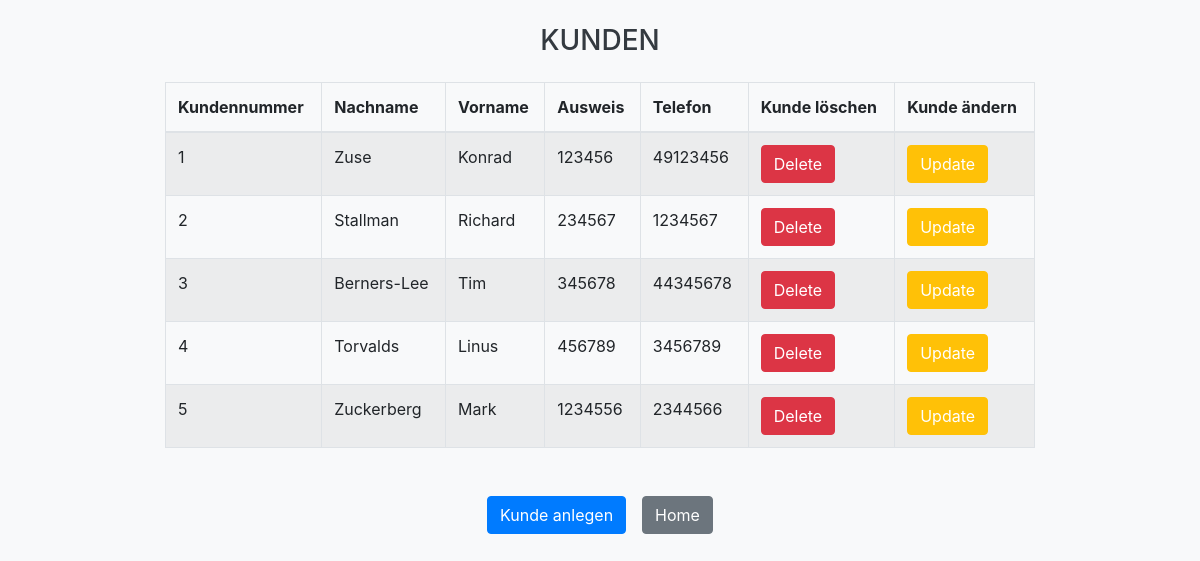
Page /customers/index.php on the committed database.
### tables this page shows
CREATE TABLE `kunden` (
  `id` int(11) NOT NULL,
  `nachname` varchar(50) DEFAULT NULL,
  `vorname` varchar(50) DEFAULT NULL,
  `ausweis` varchar(20) DEFAULT NULL,
  `telefon` varchar(30) DEFAULT NULL
);

### customers/index.php (the view, shortened to what this page needs)
<?php
require dirname(__DIR__) . '/connect/connect.php';
$stmt = $pdo->prepare('SELECT * FROM `kunden`');
$stmt->execute();
$results = $stmt->fetchAll(PDO::FETCH_ASSOC);
?>
<!DOCTYPE html>
<html lang="en">
<head>
    <link rel="stylesheet" href="../assets/css/bootstrap.min.css">
</head>
<body class="bg-light">
    <h3 class="display-6 my-4 text-center text-dark">KUNDEN</h3>
    <div class="container w-75">
    <table class="table table-striped table-bordered">
        <thead>
            <tr>
                <th>Kundennummer</th>
                <th>Nachname</th>
                <th>Vorname</th>
                <th>Ausweis</th>
                <th>Telefon</th>
                <th>Kunde löschen</th>
                <th>Kunde ändern</th>
            </tr>
        </thead>
        <tbody>
            <?php foreach($results as $result):
            ?>
            <tr>
                <td><?php echo $result['id'] ?></td>
                <td><?php echo $result['nachname'] ?></td>
                <td><?php echo $result['vorname'] ?></td>
                <td><?php echo $result['ausweis'] ?></td>
                <td><?php echo $result['telefon'] ?></td>
                <td><button class="btn btn-danger"><a href="./delete.php?deleteId=<?php echo $result['id'] ?>" class="text-white">Delete</a></button></td>
                <td><button class="btn btn-warning"><a href="./update.php?updateId=<?php echo $result['id'] ?>" class="text-white">Update</a></button></td>
            </tr>
            <?php endforeach; ?>
        </tbody>
    </table>
    <div class="d-flex justify-content-center py-4">
        <button class="btn btn-primary m-2"><a class="text-white" href="./submit.php">Kunde anlegen</a></button>
        <button class="btn btn-secondary m-2"><a class="text-white" href="../index.php">Home</a></button>
    </div>
</body>
</html>

### rows in the picture
kunden: id "1", nachname "Zuse", vorname "Konrad", ausweis "123456", telefon "49123456"
kunden: id "2", nachname "Stallman", vorname "Richard", ausweis "234567", telefon "1234567"
kunden: id "3", nachname "Berners-Lee", vorname "Tim", ausweis "345678", telefon "44345678"
kunden: id "4", nachname "Torvalds", vorname "Linus", ausweis "456789", telefon "3456789"
kunden: id "5", nachname "Zuckerberg", vorname "Mark", ausweis "1234556", telefon "2344566"
